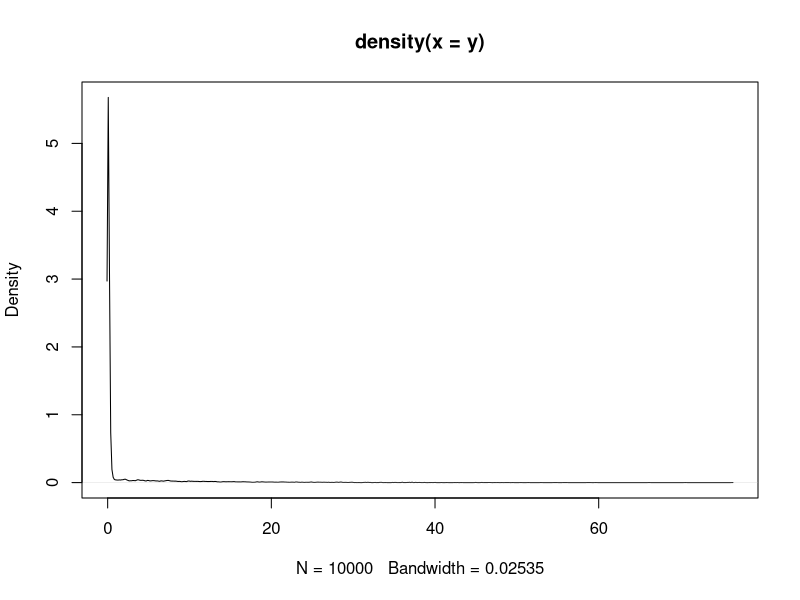

Recreate this plot in R. (Note: a time limit stopped this script after it produced the figure.)
library(magrittr)


# k-Mixture Exponential Model
k = 2

# Data Generation
n = 10000
pi.TRUE     = c(0.2, 0.8)
lambda.TRUE = c(0.1, 10)

set.seed(1)
z.TRUE = sample(1:k, size = n, replace = T, prob = pi.TRUE)
y = sapply(z.TRUE, function(z) rexp(1, lambda.TRUE[z]))

plot(density(y))


##################################################
# EM Algorithm
# (1) Set initial values (by k-means)
set.seed(1)
cluster.kmeans = kmeans(y, centers = k)
init = list(pi = as.numeric(table(cluster.kmeans$cluster)/n)[order(cluster.kmeans$centers[,1])],
            lambda = as.numeric(1/sort(cluster.kmeans$centers[,1])))

# (2) Algorithm
mixture_exponential <- function(y, init, tol = 1e-06, max.iter = 1000000) {
  n = length(y)
  k = length(init$pi)
  
  # E-step
  pi_after      = init$pi
  lambda_after  = init$lambda
  
  # M-step
  pi_before     = numeric(k)
  lambda_before = numeric(k)
  
  iter = 0
  while ((any(abs(lambda_before - lambda_after)/(lambda_before + 1e-04) > tol) | any(abs(pi_before - pi_after)/(pi_before + 1e-04) > tol)) & iter < max.iter) {
    # E-step
    pi_before = pi_after
    lambda_before = lambda_after
    w = t(replicate(n, pi_before)) * outer(y, lambda_before, dexp) / replicate(k, rowSums(t(replicate(n, pi_before)) * outer(y, lambda_before, dexp)))
    
    # M-step
    pi_after = colSums(w)/n
    lambda_after = colSums(w)/colSums(w*y)
    iter <- iter + 1
    
    cat('Iteration: ', iter, '\n')
  }
  
  # log likelihood
  w = t(replicate(n, pi_after)) * outer(y, lambda_after, dexp) / replicate(k, rowSums(t(replicate(n, pi_after)) * outer(y, lambda_after, dexp)))
  loglik = sum(w * log(t(replicate(n, pi_after)) * outer(y, lambda_after, dexp)))
  
  return(list(iter = iter, loglik = loglik, init = init, pi = pi_after, lambda = lambda_after, iter = iter, n = n, k = k, max.iter = max.iter))
}

# (3) Execute iteration

#----------------------k=2, n=10000-------------------------#
re1 = unlist(mixture_exponential(y, init,  max.iter = 1))
re2 = unlist(mixture_exponential(y, init,  max.iter = 3))
re3 = unlist(mixture_exponential(y, init,  max.iter = 100))

#----------------------k=2, n=1000-------------------------#
n = 1000
pi.TRUE     = c(0.2, 0.8)
lambda.TRUE = c(0.1, 10)

set.seed(1)
z.TRUE = sample(1:k, size = n, replace = T, prob = pi.TRUE)
y = sapply(z.TRUE, function(z) rexp(1, lambda.TRUE[z]))
set.seed(1)
cluster.kmeans = kmeans(y, centers = k)
init = list(pi = as.numeric(table(cluster.kmeans$cluster)/n)[order(cluster.kmeans$centers[,1])],
            lambda = as.numeric(1/sort(cluster.kmeans$centers[,1])))
re4 = unlist(mixture_exponential(y, init,  max.iter = 1))
re5 = unlist(mixture_exponential(y, init,  max.iter = 3))
re6 = unlist(mixture_exponential(y, init,  max.iter = 100))

k2 = rbind(re1, re2, re3, re4, re5, re6)


#----------------------k=3, n=10000-------------------------#
k = 3
n = 10000
pi.TRUE     = c(0.2, 0.4, 0.4)
lambda.TRUE = c(0.1, 5, 20)

set.seed(1)
z.TRUE = sample(1:k, size = n, replace = T, prob = pi.TRUE)
y = sapply(z.TRUE, function(z) rexp(1, lambda.TRUE[z]))
set.seed(1)
cluster.kmeans = kmeans(y, centers = k)
init = list(pi = as.numeric(table(cluster.kmeans$cluster)/n)[order(cluster.kmeans$centers[,1])],
            lambda = as.numeric(1/sort(cluster.kmeans$centers[,1])))
re7 = unlist(mixture_exponential(y, init,  max.iter = 5))
re8 = unlist(mixture_exponential(y, init,  max.iter = 30))
re9 = unlist(mixture_exponential(y, init,  max.iter = 1000))

#----------------------k=3, n=1000-------------------------#
k = 3
n = 1000
pi.TRUE     = c(0.2, 0.4, 0.4)
lambda.TRUE = c(0.1, 5, 20)

set.seed(1)
z.TRUE = sample(1:k, size = n, replace = T, prob = pi.TRUE)
y = sapply(z.TRUE, function(z) rexp(1, lambda.TRUE[z]))
set.seed(1)
cluster.kmeans = kmeans(y, centers = k)
init = list(pi = as.numeric(table(cluster.kmeans$cluster)/n)[order(cluster.kmeans$centers[,1])],
            lambda = as.numeric(1/sort(cluster.kmeans$centers[,1])))
re10 = unlist(mixture_exponential(y, init,  max.iter = 5))
re11 = unlist(mixture_exponential(y, init,  max.iter = 30))
re12 = unlist(mixture_exponential(y, init,  max.iter = 1000))

k3 = rbind(re7, re8, re9, re10, re11, re12)


#----------------------k=4, n=10000-------------------------#
k = 4
n = 10000
pi.TRUE     = c(0.2, 0.1, 0.3, 0.4)
lambda.TRUE = c(0.05, 0.5, 5, 50)

set.seed(1)
z.TRUE = sample(1:k, size = n, replace = T, prob = pi.TRUE)
y = sapply(z.TRUE, function(z) rexp(1, lambda.TRUE[z]))
set.seed(1)
cluster.kmeans = kmeans(y, centers = k)
init = list(pi = as.numeric(table(cluster.kmeans$cluster)/n)[order(cluster.kmeans$centers[,1])],
            lambda = as.numeric(1/sort(cluster.kmeans$centers[,1])))
re13 = unlist(mixture_exponential(y, init,  max.iter = 1))
re14 = unlist(mixture_exponential(y, init,  max.iter = 5))

#----------------------k=4, n=1000-------------------------#
k = 4
n = 1000
pi.TRUE     = c(0.2, 0.1, 0.3, 0.4)
lambda.TRUE = c(0.05, 0.5, 5, 50)

set.seed(1)
z.TRUE = sample(1:k, size = n, replace = T, prob = pi.TRUE)
y = sapply(z.TRUE, function(z) rexp(1, lambda.TRUE[z]))
set.seed(1)
cluster.kmeans = kmeans(y, centers = k)
init = list(pi = as.numeric(table(cluster.kmeans$cluster)/n)[order(cluster.kmeans$centers[,1])],
            lambda = as.numeric(1/sort(cluster.kmeans$centers[,1])))
re15 = unlist(mixture_exponential(y, init,  max.iter = 1))
re16 = unlist(mixture_exponential(y, init,  max.iter = 5))

k4 = rbind(re13, re14, re15, re16)


# Then we want to see what will happen if we remove NaN
mixture_exponential <- function(y, init, tol = 1e-06, max.iter = 10000000) {
  n = length(y)
  k = length(init$pi)
  
  # E-step
  pi_after      = init$pi
  lambda_after  = init$lambda
  
  # M-step
  pi_before     = numeric(k)
  lambda_before = numeric(k)
  
  iter = 0
  while ((any(abs(lambda_before - lambda_after)/(lambda_before + 1e-04) > tol) | any(abs(pi_before - pi_after)/(pi_before + 1e-04) > tol)) & iter < max.iter) {
    # E-step
    pi_before = pi_after
    lambda_before = lambda_after
    w = t(replicate(n, pi_before)) * outer(y, lambda_before, dexp) / replicate(k, rowSums(t(replicate(n, pi_before)) * outer(y, lambda_before, dexp)))
    
    # M-step
    pi_after = colSums(w)/n
    lambda_after = colSums(w)/colSums(w*y)
    iter <- iter + 1
    
    cat('Iteration: ', iter, '\n')
  }
  
  # log likelihood
  w = t(replicate(n, pi_after)) * outer(y, lambda_after, dexp) / replicate(k, rowSums(t(replicate(n, pi_after)) * outer(y, lambda_after, dexp)))
  loglik = sum(w * log(t(replicate(n, pi_after)) * outer(y, lambda_after, dexp)), na.rm = T)
  
  return(list(iter = iter, loglik = loglik, init = init, pi = pi_after, lambda = lambda_after, iter = iter, n = n, k = k, max.iter = max.iter))
}

#----------------------k=2, n=10000-------------------------#
n = 10000
k = 2
pi.TRUE     = c(0.2, 0.8)
lambda.TRUE = c(0.1, 10)

set.seed(1)
z.TRUE = sample(1:k, size = n, replace = T, prob = pi.TRUE)
y = sapply(z.TRUE, function(z) rexp(1, lambda.TRUE[z]))
set.seed(1)
cluster.kmeans = kmeans(y, centers = k)
init = list(pi = as.numeric(table(cluster.kmeans$cluster)/n)[order(cluster.kmeans$centers[,1])],
            lambda = as.numeric(1/sort(cluster.kmeans$centers[,1])))
re17 = unlist(mixture_exponential(y, init,  max.iter = 1))
re18 = unlist(mixture_exponential(y, init,  max.iter = 3))
re19 = unlist(mixture_exponential(y, init,  max.iter = 100))

#----------------------k=2, n=1000-------------------------#
n = 1000
pi.TRUE     = c(0.2, 0.8)
lambda.TRUE = c(0.1, 10)

set.seed(1)
z.TRUE = sample(1:k, size = n, replace = T, prob = pi.TRUE)
y = sapply(z.TRUE, function(z) rexp(1, lambda.TRUE[z]))
set.seed(1)
cluster.kmeans = kmeans(y, centers = k)
init = list(pi = as.numeric(table(cluster.kmeans$cluster)/n)[order(cluster.kmeans$centers[,1])],
            lambda = as.numeric(1/sort(cluster.kmeans$centers[,1])))
re20 = unlist(mixture_exponential(y, init,  max.iter = 1))
re21 = unlist(mixture_exponential(y, init,  max.iter = 3))
re22 = unlist(mixture_exponential(y, init,  max.iter = 100))

k2_removena = rbind(re17, re18, re19, re20, re21, re22)


#----------------------k=3, n=10000-------------------------#
k = 3
n = 10000
pi.TRUE     = c(0.2, 0.4, 0.4)
lambda.TRUE = c(0.1, 5, 20)

set.seed(1)
z.TRUE = sample(1:k, size = n, replace = T, prob = pi.TRUE)
y = sapply(z.TRUE, function(z) rexp(1, lambda.TRUE[z]))
set.seed(1)
cluster.kmeans = kmeans(y, centers = k)
init = list(pi = as.numeric(table(cluster.kmeans$cluster)/n)[order(cluster.kmeans$centers[,1])],
            lambda = as.numeric(1/sort(cluster.kmeans$centers[,1])))
re23 = unlist(mixture_exponential(y, init,  max.iter = 5))
re24 = unlist(mixture_exponential(y, init,  max.iter = 30))
re25 = unlist(mixture_exponential(y, init,  max.iter = 1000))

#----------------------k=3, n=1000-------------------------#
k = 3
n = 1000
pi.TRUE     = c(0.2, 0.4, 0.4)
lambda.TRUE = c(0.1, 5, 20)

set.seed(1)
z.TRUE = sample(1:k, size = n, replace = T, prob = pi.TRUE)
y = sapply(z.TRUE, function(z) rexp(1, lambda.TRUE[z]))
set.seed(1)
cluster.kmeans = kmeans(y, centers = k)
init = list(pi = as.numeric(table(cluster.kmeans$cluster)/n)[order(cluster.kmeans$centers[,1])],
            lambda = as.numeric(1/sort(cluster.kmeans$centers[,1])))
re26 = unlist(mixture_exponential(y, init,  max.iter = 5))
re27 = unlist(mixture_exponential(y, init,  max.iter = 30))
re28 = unlist(mixture_exponential(y, init,  max.iter = 1000))

k3_removena = rbind(re23, re24, re25, re26, re27, re28)


#----------------------k=4, n=10000-------------------------#
k = 4
n = 10000
pi.TRUE     = c(0.2, 0.1, 0.3, 0.4)
lambda.TRUE = c(0.05, 0.5, 5, 50)

set.seed(1)
z.TRUE = sample(1:k, size = n, replace = T, prob = pi.TRUE)
y = sapply(z.TRUE, function(z) rexp(1, lambda.TRUE[z]))
set.seed(1)
cluster.kmeans = kmeans(y, centers = k)
init = list(pi = as.numeric(table(cluster.kmeans$cluster)/n)[order(cluster.kmeans$centers[,1])],
            lambda = as.numeric(1/sort(cluster.kmeans$centers[,1])))
re29 = unlist(mixture_exponential(y, init,  max.iter = 1))
re30 = unlist(mixture_exponential(y, init,  max.iter = 5))

#----------------------k=4, n=1000-------------------------#
k = 4
n = 1000
pi.TRUE     = c(0.2, 0.1, 0.3, 0.4)
lambda.TRUE = c(0.05, 0.5, 5, 50)

set.seed(1)
z.TRUE = sample(1:k, size = n, replace = T, prob = pi.TRUE)
y = sapply(z.TRUE, function(z) rexp(1, lambda.TRUE[z]))
set.seed(1)
cluster.kmeans = kmeans(y, centers = k)
init = list(pi = as.numeric(table(cluster.kmeans$cluster)/n)[order(cluster.kmeans$centers[,1])],
            lambda = as.numeric(1/sort(cluster.kmeans$centers[,1])))
re31 = unlist(mixture_exponential(y, init,  max.iter = 1))
re32 = unlist(mixture_exponential(y, init,  max.iter = 5))

k4_removena = rbind(re29, re30, re31, re32)

library(openxlsx)
write.xlsx(k2, file = "expk2_1111_Jieqi.xlsx")
write.xlsx(k3, file = "expk3_1111_Jieqi.xlsx")
write.xlsx(k4, file = "expk4_1111_Jieqi.xlsx")
write.xlsx(k2_removena, file = "expk2rm_1111_Jieqi.xlsx")
write.xlsx(k3_removena, file = "expk3rm_1111_Jieqi.xlsx")
write.xlsx(k4_removena, file = "expk4rm_1111_Jieqi.xlsx")
